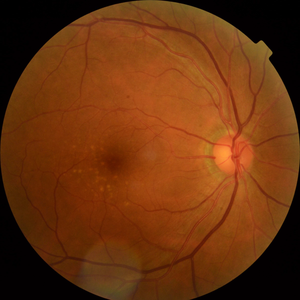
#> input picture 2908521_20160809_R.png.png, 300 x 300 px; its folder holds only this picture in this run
$ python -i tmp.py   (imports and definitions only)   (Python 2 division)
#> lines starting #> are read from the running program, lines starting #| are printed output that depends on the picture; after the words box and inside, x2 and y2 are one past the last pixel; in counts of white or black regions, pixels touching at a corner belong together
#> further down, picture is the input picture: shape (300, 300, 3); mean B, G, R 14.3, 51.3, 106.7
#-*- coding:utf-8 -*-
import requests
import dicom
from PIL import Image
import glob
import os , shutil
import cv2
import numpy as np

def detect_brigthArtifact(np_img):

    img = np_img
    img = cv2.cvtColor(img, cv2.COLOR_BGR2RGB)
    gray = cv2.cvtColor(img, cv2.COLOR_RGB2GRAY)
    gray = cv2.equalizeHist(gray)
    mark = (gray > 220).astype(np.uint8)

    # inside　기준을　ratio = 0.8로　잡음

    part = np.ones(gray.shape, dtype=np.uint8)
    center_pos = np.array(gray.shape[:2]) // 2
    radius = int(center_pos.min() * 0.8)
    cv2.circle(part, tuple(center_pos), radius, 0, -1)

    blank = np.zeros_like(img)
    mark = cv2.bitwise_and(mark, mark, mask=part)
    # artifact가　총　면적의　２％　이상이면　검출되었다고　판단
    #artfect 검출
    artifact_ratio = mark.sum() / (mark.shape[0] * mark.shape[1])
    return artifact_ratio
"""
# Bright Spot imag except outside
# 외곽의　기준을　ratio = 0.99로　잡음　（ 대부분　이미지가　외각의　경우　좀　더　밝게　찍힘　그래서　그건　무시）
part = np.zeros(gray.shape, dtype=np.uint8)
center_pos = np.array(gray.shape[:2]) // 2
radius = int(center_pos.min() * 0.99)
cv2.circle(part, tuple(center_pos), radius, 1, -1)
mark = cv2.bitwise_and(mark, mark, mask=part)
"""

def detect_darkArtifact(np_img):
    img = np_img
    img = cv2.cvtColor(img, cv2.COLOR_BGR2RGB)
    gray = cv2.cvtColor(img, cv2.COLOR_RGB2GRAY)
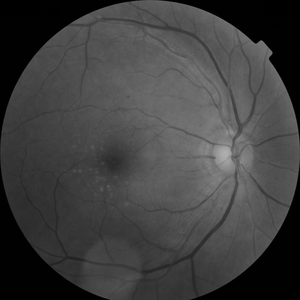
#> gray: shape (300, 300); min 0, max 175, mean 63.7
    img = cv2.GaussianBlur(img, (11, 11), 0)
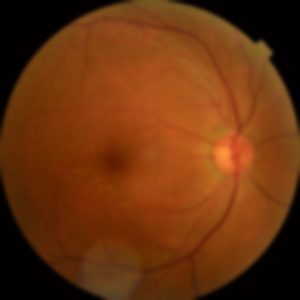
#> img: shape (300, 300, 3); mean R, G, B 106.7, 51.4, 14.3
    gray = cv2.cvtColor(img, cv2.COLOR_RGB2GRAY)
    mark = (gray < 40).astype(np.uint8)
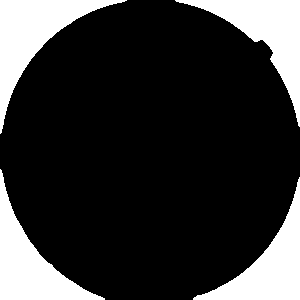
#> mark: shape (300, 300); values 0 (black) and 1 (white), 20.4% white; 4 white regions, box (x1, y1, x2, y2) and area: (0, 0, 127, 134) 4930, (175, 0, 300, 127) 4621, (0, 169, 105, 300) 4524, (193, 177, 300, 300) 4270

    # 외곽의　기준을　ratio = 0.99로　잡음　（ 대부분　이미지가　외각의　경우　좀　더　밝게　찍힘　그래서　그건　무시）
    part = np.zeros(gray.shape, dtype=np.uint8)
    center_pos = np.array(gray.shape[:2]) // 2
#> center_pos = [150, 150]
    radius = int(center_pos.min() * 0.99)
#> radius = 148
    cv2.circle(part, tuple(center_pos), radius, 1, -1)
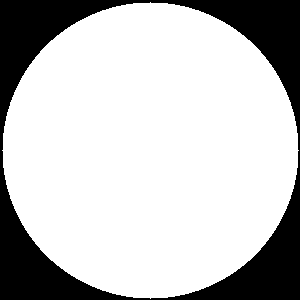
#> part: shape (300, 300); values 0 (black) and 1 (white), 76.4% white; 1 black region, box (x1, y1, x2, y2) and area: (0, 0, 300, 300) 21223

    mark = cv2.bitwise_and(mark, mark, mask=part)
#> mark: shape (300, 300); every value is 0

    # artifact가　총　면적의　２％　이상이면　검출되었다고　판단
    dark_ratio = mark.sum() / (mark.shape[0] * mark.shape[1])
#> dark_ratio = 0

    return dark_ratio
url = "http://52.79.122.106:8000/upload"
files={}
result={}
# [1 line not run here, left out]
neg_count  =0

paths =glob.glob('/Users/seongjungkim/Desktop/artifact_1/*.jpg')
savedir='/Users/seongjungkim/Desktop/artifact'
# [12 lines not run here, left out]

        #shutil.copy(path , savedir)

>>> import cv2
>>> picture = cv2.imread('2908521_20160809_R.png.png')
>>> result = detect_darkArtifact(picture)
#> result = 0
